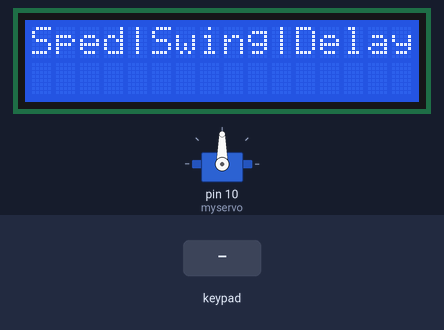
A sketch run on a simulated Arduino Uno, built with avr-gcc and run on an emulated ATmega328P. Shown: servo, 16×2 character LCD. Inputs (shaded band) come from the test bench.

Above: at 1.2 s.
1.3 s: key '*' pressed
At 1.45 s:
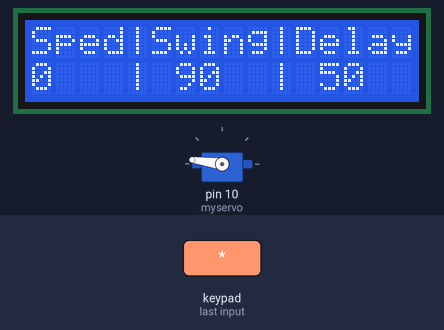
At 2.05 s:
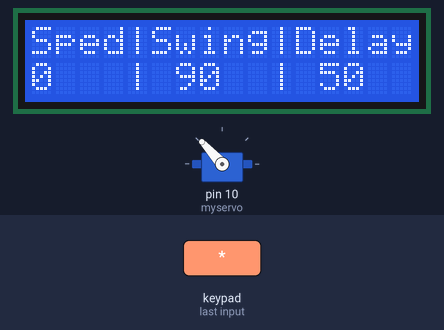
3.7 s: keypad keys 5 4 3 2 pressed 0.4 s apart
At 4.47 s:
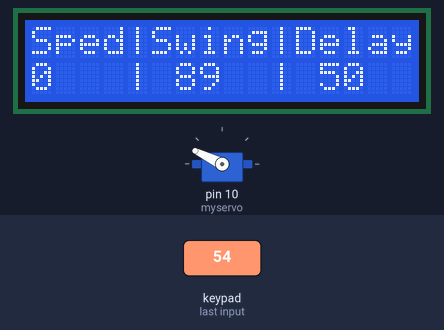
Timing chart, 0 to 14.2 s (numbered marks = the images above; inputs shaded):
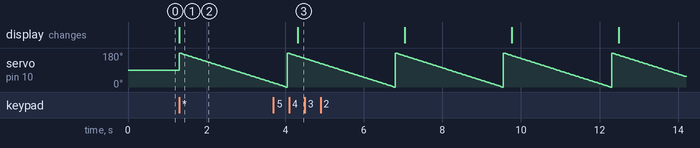

Measured:
- after the input at 1.3 s, the display: changes at once (image 1)
- after the input at 3.7 s, the display: changes after 0.63 s (image 3)
- by itself, servo on pin 10 (myservo): ramps from 180° to 0° and jumps back, once every 2.8 s

The sketch:

DebraJune_2017b_1.ino
```cpp
/*

   Demonstrates the use a 16x2 LCD display and
  4x4 LCD display.  T
   The  Arduino circuit connection for LCD:
   * LCD RS  pin to analog pin A0
   * LCD  Enable pin to analog pin A1
   * LCD D4  pin to analog pin A2
   * LCD D5  pin to analog pin A3
   * LCD D6  pin to analog pin A4
   * LCD D7  pin to analog pin A5
   The  Arduino circuit connection for MAtrix Key Pad:
   * ROW1 pin  to digital pin 5
   * ROW2 pin  to digital pin 4
   * ROW3 pin  to digital pin 3
   * ROW4 pin  to digital pin 2
   * COLUMN1  pin to digital pin 6
   * COLUMN2  pin to digital pin 7
   * COLUMN3  pin to digital pin 8
   * COLUMN4  pin to digital pin 9
   */
  // include the library code:
  #include <LiquidCrystal.h>
  #include <Keypad.h>
  #include <Servo.h>
Servo myservo;  // create servo object to control a servo

int pos = 0;    // variable to store the servo position
int servoSpeed = 0;
int servoSwing =90;
int servoDelay = 50;


  //initialize the library with the numbers of the interface pins
  LiquidCrystal lcd(A0,A1,A2,A3,A4,A5);
  //4x4 Matrix key pad
  const byte ROWS = 4; // Four rows
  const byte COLS = 4; // Four columns
  // Define the Keymap
  char keys[ROWS][COLS] =
  {

  {'*','0','#','D'},

  {'7','8','9','C'},

  {'4','5','6','B'},

  {'1','2','3','A'}
  };

  byte rowPins[ROWS] = { 5, 4, 3, 2 };

  byte colPins[COLS] = { 6, 7, 8, 9 };
  // Create the Keypad

Keypad kpd = Keypad( makeKeymap(keys), rowPins, colPins, ROWS, COLS );
  void setup() {
  {
      myservo.attach(10);// attaches the servo on pin 10 to the servo object
  }
    // set up the LCD's number of columns and rows

  lcd.begin(16, 2);
    // Print a message to the LCD.

 lcd.print("Sped|Swing|Delay");
  }
  void loop()
  {
    char key  = kpd.getKey();
    // set the cursor to column 0, line 1
    // (note: line 1 is the second row, since counting begins with 0):

  lcd.setCursor(0, 1);
    // print the number of seconds since reset:

 // lcd.print("SEC= ");

 // lcd.print(millis() / 1000);
    // Check for a valid key

  if(key)
    {
       // set the cursor to column 9, line 1
       //  (note: line 1 is the second row, since counting begins with 0):


  lcd.setCursor(9, 1);

  //Print the detected key
 Serial.begin(9600);
  while (!Serial) {
    ; // wait for serial port to connect. Needed for native USB port only
  }

  // prints title with ending line break
 // Serial.println (key);

       switch(key){

        case '1':
       // lcd.setCursor(0,5);
        servoSpeed ++;
       // Serial.println(servoSpeed);
       // lcd.print ( String(servoSpeed));
        break;
        case '4':
       // lcd.setCursor(0,5);

        servoSpeed --;
       //  Serial.println(servoSpeed);
       // lcd.print(String(servoSpeed));
        break;
        case '2':
        servoSwing ++;
        break;
        case '5':
        servoSwing --;
        break;
        case '3':
        servoDelay ++;
        break;
        case '6':
        servoDelay --;
        break;
        default:
        break;

       }
    lcd.setCursor(0,5);
    lcd.print(String(servoSpeed));
    lcd.setCursor(4,5);
    lcd.print('|');//
    lcd.setCursor(6,5);
    lcd.print(String(servoSwing));
    lcd.setCursor(10,5);
    lcd.print('|');
    lcd.setCursor(12,5);
    lcd.print(String(servoDelay));

 // lcd.print("KEY= ");

//  lcd.print(key);
//   for (pos = 0; pos <= 180; pos += 1) { // goes from 0 degrees to 180 degrees
    // in steps of 1 degree
 //   myservo.write(pos);              // tell servo to go to position in variable 'pos'
 //   delay(15);                       // waits 15ms for the servo to reach the position
 // }
  for (pos = 180; pos >= 0; pos -= 1) { // goes from 180 degrees to 0 degrees
    myservo.write(pos);              // tell servo to go to position in variable 'pos'
    delay(15);                       // waits 15ms for the servo to reach the position
  }
    }
  }
```
